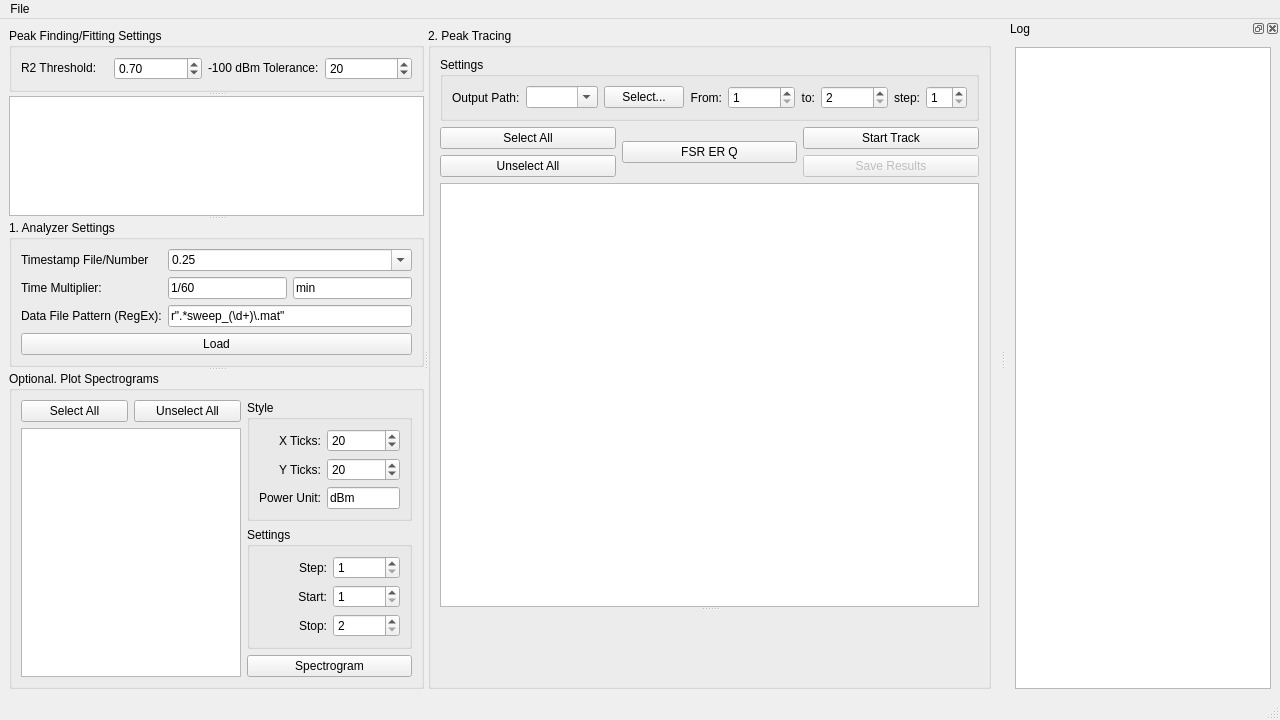
<?xml version="1.0" encoding="UTF-8"?>
<ui version="4.0">
 <class>RaMainWindow</class>
 <widget class="QMainWindow" name="RaMainWindow">
  <property name="geometry">
   <rect>
    <x>0</x>
    <y>0</y>
    <width>1280</width>
    <height>720</height>
   </rect>
  </property>
  <property name="minimumSize">
   <size>
    <width>1280</width>
    <height>720</height>
   </size>
  </property>
  <property name="windowTitle">
   <string>Retrospective Analysis</string>
  </property>
  <widget class="QWidget" name="centralwidget">
   <layout class="QHBoxLayout" name="horizontalLayout_5">
    <item>
     <widget class="QSplitter" name="splitter_3">
      <property name="orientation">
       <enum>Qt::Horizontal</enum>
      </property>
      <widget class="QSplitter" name="splitter">
       <property name="orientation">
        <enum>Qt::Vertical</enum>
       </property>
       <widget class="QGroupBox" name="thresholdSettingsGroupBox">
        <property name="sizePolicy">
         <sizepolicy hsizetype="Preferred" vsizetype="Fixed">
          <horstretch>0</horstretch>
          <verstretch>0</verstretch>
         </sizepolicy>
        </property>
        <property name="title">
         <string>Peak Finding/Fitting Settings</string>
        </property>
        <layout class="QHBoxLayout" name="horizontalLayout_4">
         <item>
          <widget class="QLabel" name="label_15">
           <property name="sizePolicy">
            <sizepolicy hsizetype="Preferred" vsizetype="Fixed">
             <horstretch>0</horstretch>
             <verstretch>0</verstretch>
            </sizepolicy>
           </property>
           <property name="text">
            <string>R2 Threshold:</string>
           </property>
          </widget>
         </item>
         <item>
          <widget class="QDoubleSpinBox" name="r2ThresholdDoubleSpinBox">
           <property name="maximum">
            <double>1.000000000000000</double>
           </property>
           <property name="singleStep">
            <double>0.010000000000000</double>
           </property>
           <property name="value">
            <double>0.700000000000000</double>
           </property>
          </widget>
         </item>
         <item>
          <widget class="QLabel" name="label_16">
           <property name="sizePolicy">
            <sizepolicy hsizetype="Preferred" vsizetype="Fixed">
             <horstretch>0</horstretch>
             <verstretch>0</verstretch>
            </sizepolicy>
           </property>
           <property name="text">
            <string>-100 dBm Tolerance:</string>
           </property>
          </widget>
         </item>
         <item>
          <widget class="QSpinBox" name="n100dBmToleranceSpinBox">
           <property name="maximum">
            <number>999999999</number>
           </property>
           <property name="value">
            <number>20</number>
           </property>
          </widget>
         </item>
        </layout>
       </widget>
       <widget class="QTreeView" name="treeView">
        <property name="enabled">
         <bool>true</bool>
        </property>
        <property name="sizePolicy">
         <sizepolicy hsizetype="Expanding" vsizetype="Expanding">
          <horstretch>0</horstretch>
          <verstretch>0</verstretch>
         </sizepolicy>
        </property>
        <property name="editTriggers">
         <set>QAbstractItemView::DoubleClicked|QAbstractItemView::SelectedClicked</set>
        </property>
        <property name="sortingEnabled">
         <bool>true</bool>
        </property>
       </widget>
       <widget class="QGroupBox" name="analyzerSettingsGroupBox">
        <property name="sizePolicy">
         <sizepolicy hsizetype="Preferred" vsizetype="Fixed">
          <horstretch>0</horstretch>
          <verstretch>0</verstretch>
         </sizepolicy>
        </property>
        <property name="title">
         <string>1. Analyzer Settings</string>
        </property>
        <layout class="QGridLayout" name="gridLayout">
         <item row="0" column="0">
          <widget class="QLabel" name="label_2">
           <property name="text">
            <string>Timestamp File/Number</string>
           </property>
          </widget>
         </item>
         <item row="0" column="1" colspan="2">
          <widget class="QComboBox" name="timeStampComboBox">
           <property name="toolTip">
            <string>csv timestamp file or a fix interval number</string>
           </property>
           <property name="editable">
            <bool>true</bool>
           </property>
           <property name="currentText">
            <string>0.25</string>
           </property>
          </widget>
         </item>
         <item row="1" column="0">
          <widget class="QLabel" name="label_3">
           <property name="text">
            <string>Time Multiplier:</string>
           </property>
          </widget>
         </item>
         <item row="1" column="1">
          <widget class="QLineEdit" name="timeMultiplierLineEdit">
           <property name="toolTip">
            <string>1/60 if convert from second to minute</string>
           </property>
           <property name="text">
            <string>1/60</string>
           </property>
          </widget>
         </item>
         <item row="1" column="2">
          <widget class="QLineEdit" name="timeUnitLineEdit">
           <property name="toolTip">
            <string>unit after conversion</string>
           </property>
           <property name="text">
            <string>min</string>
           </property>
          </widget>
         </item>
         <item row="2" column="0">
          <widget class="QLabel" name="label_6">
           <property name="text">
            <string>Data File Pattern (RegEx):</string>
           </property>
          </widget>
         </item>
         <item row="2" column="1" colspan="2">
          <widget class="QLineEdit" name="patternLineEdit">
           <property name="toolTip">
            <string>regular expression for sweep number matching. (match the number in &quot;()&quot;)</string>
           </property>
           <property name="text">
            <string>r&quot;.*sweep_(\d+)\.mat&quot;</string>
           </property>
          </widget>
         </item>
         <item row="3" column="0" colspan="3">
          <widget class="QPushButton" name="loadAnalyzerButton">
           <property name="text">
            <string>Load</string>
           </property>
          </widget>
         </item>
        </layout>
       </widget>
       <widget class="QGroupBox" name="plotSpectrogramsGroupBox">
        <property name="title">
         <string>Optional. Plot Spectrograms</string>
        </property>
        <layout class="QGridLayout" name="gridLayout_4">
         <item row="0" column="0" rowspan="4">
          <layout class="QVBoxLayout" name="verticalLayout_4">
           <item>
            <layout class="QHBoxLayout" name="horizontalLayout_3">
             <item>
              <widget class="QPushButton" name="spectrogramSelectAllButton">
               <property name="text">
                <string>Select All</string>
               </property>
              </widget>
             </item>
             <item>
              <widget class="QPushButton" name="spectrogramUnselectAllButton">
               <property name="text">
                <string>Unselect All</string>
               </property>
              </widget>
             </item>
            </layout>
           </item>
           <item>
            <widget class="QListWidget" name="powerListWidget"/>
           </item>
          </layout>
         </item>
         <item row="0" column="1">
          <widget class="QGroupBox" name="spectrogramStyleGroupBox">
           <property name="title">
            <string>Style</string>
           </property>
           <layout class="QGridLayout" name="gridLayout_2">
            <item row="1" column="0">
             <widget class="QLabel" name="label_5">
              <property name="text">
               <string>X Ticks:</string>
              </property>
              <property name="alignment">
               <set>Qt::AlignRight|Qt::AlignTrailing|Qt::AlignVCenter</set>
              </property>
             </widget>
            </item>
            <item row="1" column="1">
             <widget class="QSpinBox" name="xTicksSpinBox">
              <property name="toolTip">
               <string>number of ticks in x axis, cannot be smaller than file numbers</string>
              </property>
              <property name="value">
               <number>20</number>
              </property>
             </widget>
            </item>
            <item row="2" column="0">
             <widget class="QLabel" name="label_7">
              <property name="text">
               <string>Y Ticks:</string>
              </property>
              <property name="alignment">
               <set>Qt::AlignRight|Qt::AlignTrailing|Qt::AlignVCenter</set>
              </property>
             </widget>
            </item>
            <item row="2" column="1">
             <widget class="QSpinBox" name="yTicksSpinBox">
              <property name="toolTip">
               <string>number of tick in y axis</string>
              </property>
              <property name="minimum">
               <number>1</number>
              </property>
              <property name="value">
               <number>20</number>
              </property>
             </widget>
            </item>
            <item row="3" column="0">
             <widget class="QLabel" name="label_8">
              <property name="text">
               <string>Power Unit:</string>
              </property>
              <property name="alignment">
               <set>Qt::AlignRight|Qt::AlignTrailing|Qt::AlignVCenter</set>
              </property>
             </widget>
            </item>
            <item row="3" column="1">
             <widget class="QLineEdit" name="powerUnitLineEdit">
              <property name="toolTip">
               <string>the unit to display</string>
              </property>
              <property name="text">
               <string>dBm</string>
              </property>
             </widget>
            </item>
           </layout>
          </widget>
         </item>
         <item row="1" column="1">
          <widget class="QGroupBox" name="spectrogramSettingsGroupBox">
           <property name="title">
            <string>Settings</string>
           </property>
           <layout class="QGridLayout" name="gridLayout_3">
            <item row="0" column="0">
             <widget class="QLabel" name="label">
              <property name="text">
               <string>Step:</string>
              </property>
              <property name="alignment">
               <set>Qt::AlignRight|Qt::AlignTrailing|Qt::AlignVCenter</set>
              </property>
             </widget>
            </item>
            <item row="0" column="1">
             <widget class="QSpinBox" name="sampleStepSpinBox">
              <property name="toolTip">
               <string>sample once per [step] files</string>
              </property>
              <property name="minimum">
               <number>1</number>
              </property>
             </widget>
            </item>
            <item row="1" column="0">
             <widget class="QLabel" name="label_9">
              <property name="text">
               <string>Start:</string>
              </property>
              <property name="alignment">
               <set>Qt::AlignRight|Qt::AlignTrailing|Qt::AlignVCenter</set>
              </property>
             </widget>
            </item>
            <item row="1" column="1">
             <widget class="QSpinBox" name="sampleStartSpinBox">
              <property name="toolTip">
               <string>the start number (regardless of actual sweep number)</string>
              </property>
              <property name="minimum">
               <number>1</number>
              </property>
             </widget>
            </item>
            <item row="2" column="0">
             <widget class="QLabel" name="label_10">
              <property name="text">
               <string>Stop:</string>
              </property>
              <property name="alignment">
               <set>Qt::AlignRight|Qt::AlignTrailing|Qt::AlignVCenter</set>
              </property>
             </widget>
            </item>
            <item row="2" column="1">
             <widget class="QSpinBox" name="sampleStopSpinBox">
              <property name="toolTip">
               <string>the stop number (regardless of actual sweep number)</string>
              </property>
              <property name="minimum">
               <number>2</number>
              </property>
             </widget>
            </item>
           </layout>
          </widget>
         </item>
         <item row="2" column="1">
          <spacer name="verticalSpacer">
           <property name="orientation">
            <enum>Qt::Vertical</enum>
           </property>
           <property name="sizeHint" stdset="0">
            <size>
             <width>20</width>
             <height>10</height>
            </size>
           </property>
          </spacer>
         </item>
         <item row="3" column="1">
          <widget class="QPushButton" name="spectrogramButton">
           <property name="text">
            <string>Spectrogram</string>
           </property>
          </widget>
         </item>
        </layout>
       </widget>
      </widget>
      <widget class="QGroupBox" name="peakTracingGroupBox">
       <property name="sizePolicy">
        <sizepolicy hsizetype="Preferred" vsizetype="Preferred">
         <horstretch>4</horstretch>
         <verstretch>0</verstretch>
        </sizepolicy>
       </property>
       <property name="title">
        <string>2. Peak Tracing</string>
       </property>
       <layout class="QVBoxLayout" name="verticalLayout">
        <item>
         <widget class="QGroupBox" name="peakTracingSettingGroupBox">
          <property name="title">
           <string>Settings</string>
          </property>
          <layout class="QHBoxLayout" name="horizontalLayout_2">
           <item>
            <widget class="QLabel" name="label_11">
             <property name="text">
              <string>Output Path:</string>
             </property>
            </widget>
           </item>
           <item>
            <widget class="QComboBox" name="peakTracingOutputPathComboBox">
             <property name="toolTip">
              <string>where the output .mat files should be saved</string>
             </property>
             <property name="editable">
              <bool>true</bool>
             </property>
            </widget>
           </item>
           <item>
            <widget class="QPushButton" name="peakTracingOutputPathPushButton">
             <property name="text">
              <string>Select...</string>
             </property>
            </widget>
           </item>
           <item>
            <widget class="QLabel" name="label_12">
             <property name="text">
              <string>From:</string>
             </property>
             <property name="alignment">
              <set>Qt::AlignRight|Qt::AlignTrailing|Qt::AlignVCenter</set>
             </property>
            </widget>
           </item>
           <item>
            <widget class="QSpinBox" name="peakTracingStartSpinBox">
             <property name="minimum">
              <number>1</number>
             </property>
             <property name="maximum">
              <number>999999</number>
             </property>
            </widget>
           </item>
           <item>
            <widget class="QLabel" name="label_13">
             <property name="text">
              <string>to:</string>
             </property>
             <property name="alignment">
              <set>Qt::AlignRight|Qt::AlignTrailing|Qt::AlignVCenter</set>
             </property>
            </widget>
           </item>
           <item>
            <widget class="QSpinBox" name="peakTracingStopSpinBox">
             <property name="minimum">
              <number>2</number>
             </property>
             <property name="maximum">
              <number>999999</number>
             </property>
            </widget>
           </item>
           <item>
            <widget class="QLabel" name="label_14">
             <property name="text">
              <string>step:</string>
             </property>
             <property name="alignment">
              <set>Qt::AlignRight|Qt::AlignTrailing|Qt::AlignVCenter</set>
             </property>
            </widget>
           </item>
           <item>
            <widget class="QSpinBox" name="peakTracingStepSpinBox">
             <property name="minimum">
              <number>1</number>
             </property>
            </widget>
           </item>
          </layout>
         </widget>
        </item>
        <item>
         <layout class="QGridLayout" name="gridLayout_5">
          <item row="0" column="0">
           <widget class="QPushButton" name="peakTrackingSelectAllButton">
            <property name="text">
             <string>Select All</string>
            </property>
           </widget>
          </item>
          <item row="0" column="1" rowspan="2">
           <widget class="QPushButton" name="FSRERQButton">
            <property name="text">
             <string>FSR ER Q</string>
            </property>
           </widget>
          </item>
          <item row="0" column="2">
           <widget class="QPushButton" name="trackPeakButton">
            <property name="text">
             <string>Start Track</string>
            </property>
           </widget>
          </item>
          <item row="1" column="0">
           <widget class="QPushButton" name="peakTrackingUnselectAllButton">
            <property name="text">
             <string>Unselect All</string>
            </property>
           </widget>
          </item>
          <item row="1" column="2">
           <widget class="QPushButton" name="saveResultsButton">
            <property name="enabled">
             <bool>false</bool>
            </property>
            <property name="text">
             <string>Save Results</string>
            </property>
           </widget>
          </item>
         </layout>
        </item>
        <item>
         <widget class="QSplitter" name="splitter_2">
          <property name="orientation">
           <enum>Qt::Vertical</enum>
          </property>
          <widget class="QListWidget" name="peakTrackerPowerListWidget">
           <property name="sizePolicy">
            <sizepolicy hsizetype="Expanding" vsizetype="Maximum">
             <horstretch>0</horstretch>
             <verstretch>0</verstretch>
            </sizepolicy>
           </property>
          </widget>
          <widget class="QWidget" name="peakTrackerWidget" native="true"/>
         </widget>
        </item>
       </layout>
      </widget>
     </widget>
    </item>
   </layout>
  </widget>
  <widget class="QMenuBar" name="menubar">
   <property name="geometry">
    <rect>
     <x>0</x>
     <y>0</y>
     <width>1280</width>
     <height>42</height>
    </rect>
   </property>
   <widget class="QMenu" name="menuFile">
    <property name="title">
     <string>File</string>
    </property>
    <addaction name="actionOpen"/>
   </widget>
   <addaction name="menuFile"/>
  </widget>
  <widget class="QStatusBar" name="statusbar"/>
  <widget class="QDockWidget" name="logDockWidget">
   <property name="windowTitle">
    <string>Log</string>
   </property>
   <attribute name="dockWidgetArea">
    <number>2</number>
   </attribute>
   <widget class="QWidget" name="dockWidgetContents">
    <layout class="QHBoxLayout" name="horizontalLayout">
     <item>
      <widget class="QTextBrowser" name="textBrowser">
       <property name="font">
        <font>
         <family>Cascadia Mono</family>
        </font>
       </property>
      </widget>
     </item>
    </layout>
   </widget>
  </widget>
  <action name="actionOpen">
   <property name="text">
    <string>Open Folder</string>
   </property>
   <property name="shortcut">
    <string>Ctrl+O</string>
   </property>
  </action>
 </widget>
 <resources/>
 <connections>
  <connection>
   <sender>actionOpen</sender>
   <signal>triggered()</signal>
   <receiver>RaMainWindow</receiver>
   <slot>slot_open_clicked()</slot>
   <hints>
    <hint type="sourcelabel">
     <x>-1</x>
     <y>-1</y>
    </hint>
    <hint type="destinationlabel">
     <x>709</x>
     <y>443</y>
    </hint>
   </hints>
  </connection>
  <connection>
   <sender>treeView</sender>
   <signal>clicked(QModelIndex)</signal>
   <receiver>RaMainWindow</receiver>
   <slot>slot_file_changed(QModelIndex)</slot>
   <hints>
    <hint type="sourcelabel">
     <x>179</x>
     <y>243</y>
    </hint>
    <hint type="destinationlabel">
     <x>709</x>
     <y>443</y>
    </hint>
   </hints>
  </connection>
  <connection>
   <sender>treeView</sender>
   <signal>activated(QModelIndex)</signal>
   <receiver>RaMainWindow</receiver>
   <slot>slot_file_changed(QModelIndex)</slot>
   <hints>
    <hint type="sourcelabel">
     <x>70</x>
     <y>243</y>
    </hint>
    <hint type="destinationlabel">
     <x>709</x>
     <y>443</y>
    </hint>
   </hints>
  </connection>
  <connection>
   <sender>trackPeakButton</sender>
   <signal>clicked()</signal>
   <receiver>RaMainWindow</receiver>
   <slot>slot_track_peak()</slot>
   <hints>
    <hint type="sourcelabel">
     <x>830</x>
     <y>108</y>
    </hint>
    <hint type="destinationlabel">
     <x>639</x>
     <y>359</y>
    </hint>
   </hints>
  </connection>
  <connection>
   <sender>saveResultsButton</sender>
   <signal>clicked()</signal>
   <receiver>RaMainWindow</receiver>
   <slot>slot_save_results()</slot>
   <hints>
    <hint type="sourcelabel">
     <x>981</x>
     <y>108</y>
    </hint>
    <hint type="destinationlabel">
     <x>639</x>
     <y>359</y>
    </hint>
   </hints>
  </connection>
  <connection>
   <sender>peakTrackingSelectAllButton</sender>
   <signal>clicked()</signal>
   <receiver>RaMainWindow</receiver>
   <slot>slot_peak_tracking_select_all()</slot>
   <hints>
    <hint type="sourcelabel">
     <x>527</x>
     <y>108</y>
    </hint>
    <hint type="destinationlabel">
     <x>639</x>
     <y>359</y>
    </hint>
   </hints>
  </connection>
  <connection>
   <sender>peakTrackingUnselectAllButton</sender>
   <signal>clicked()</signal>
   <receiver>RaMainWindow</receiver>
   <slot>slot_peak_tracking_unselect_all()</slot>
   <hints>
    <hint type="sourcelabel">
     <x>678</x>
     <y>108</y>
    </hint>
    <hint type="destinationlabel">
     <x>639</x>
     <y>359</y>
    </hint>
   </hints>
  </connection>
  <connection>
   <sender>peakTracingOutputPathPushButton</sender>
   <signal>clicked()</signal>
   <receiver>RaMainWindow</receiver>
   <slot>slot_peak_tracking_select_output_path()</slot>
   <hints>
    <hint type="sourcelabel">
     <x>877</x>
     <y>99</y>
    </hint>
    <hint type="destinationlabel">
     <x>639</x>
     <y>359</y>
    </hint>
   </hints>
  </connection>
  <connection>
   <sender>peakTracingStartSpinBox</sender>
   <signal>valueChanged(int)</signal>
   <receiver>RaMainWindow</receiver>
   <slot>slot_peak_tracking_on_start_spinbox_change(int)</slot>
   <hints>
    <hint type="sourcelabel">
     <x>754</x>
     <y>99</y>
    </hint>
    <hint type="destinationlabel">
     <x>639</x>
     <y>359</y>
    </hint>
   </hints>
  </connection>
  <connection>
   <sender>peakTracingStopSpinBox</sender>
   <signal>valueChanged(int)</signal>
   <receiver>RaMainWindow</receiver>
   <slot>slot_peak_tracking_on_stop_spinbox_change(int)</slot>
   <hints>
    <hint type="sourcelabel">
     <x>931</x>
     <y>99</y>
    </hint>
    <hint type="destinationlabel">
     <x>639</x>
     <y>359</y>
    </hint>
   </hints>
  </connection>
  <connection>
   <sender>FSRERQButton</sender>
   <signal>clicked()</signal>
   <receiver>RaMainWindow</receiver>
   <slot>slot_fsr_er_q()</slot>
   <hints>
    <hint type="sourcelabel">
     <x>666</x>
     <y>155</y>
    </hint>
    <hint type="destinationlabel">
     <x>639</x>
     <y>359</y>
    </hint>
   </hints>
  </connection>
  <connection>
   <sender>spectrogramSelectAllButton</sender>
   <signal>clicked()</signal>
   <receiver>RaMainWindow</receiver>
   <slot>slot_spectrogram_select_all()</slot>
   <hints>
    <hint type="sourcelabel">
     <x>87</x>
     <y>442</y>
    </hint>
    <hint type="destinationlabel">
     <x>639</x>
     <y>359</y>
    </hint>
   </hints>
  </connection>
  <connection>
   <sender>sampleStartSpinBox</sender>
   <signal>valueChanged(int)</signal>
   <receiver>RaMainWindow</receiver>
   <slot>slot_spectrogram_on_start_spinbox_change(int)</slot>
   <hints>
    <hint type="sourcelabel">
     <x>325</x>
     <y>574</y>
    </hint>
    <hint type="destinationlabel">
     <x>639</x>
     <y>359</y>
    </hint>
   </hints>
  </connection>
  <connection>
   <sender>spectrogramUnselectAllButton</sender>
   <signal>clicked()</signal>
   <receiver>RaMainWindow</receiver>
   <slot>slot_spectrogram_unselect_all()</slot>
   <hints>
    <hint type="sourcelabel">
     <x>206</x>
     <y>442</y>
    </hint>
    <hint type="destinationlabel">
     <x>639</x>
     <y>359</y>
    </hint>
   </hints>
  </connection>
  <connection>
   <sender>loadAnalyzerButton</sender>
   <signal>clicked()</signal>
   <receiver>RaMainWindow</receiver>
   <slot>slot_load_analyzer()</slot>
   <hints>
    <hint type="sourcelabel">
     <x>353</x>
     <y>374</y>
    </hint>
    <hint type="destinationlabel">
     <x>639</x>
     <y>359</y>
    </hint>
   </hints>
  </connection>
  <connection>
   <sender>sampleStopSpinBox</sender>
   <signal>valueChanged(int)</signal>
   <receiver>RaMainWindow</receiver>
   <slot>slot_spectrogram_on_stop_spinbox_change(int)</slot>
   <hints>
    <hint type="sourcelabel">
     <x>325</x>
     <y>600</y>
    </hint>
    <hint type="destinationlabel">
     <x>639</x>
     <y>359</y>
    </hint>
   </hints>
  </connection>
  <connection>
   <sender>spectrogramButton</sender>
   <signal>clicked()</signal>
   <receiver>RaMainWindow</receiver>
   <slot>slot_plot_spectrogram()</slot>
   <hints>
    <hint type="sourcelabel">
     <x>354</x>
     <y>671</y>
    </hint>
    <hint type="destinationlabel">
     <x>639</x>
     <y>359</y>
    </hint>
   </hints>
  </connection>
 </connections>
 <slots>
  <slot>slot_open_clicked()</slot>
  <slot>slot_file_changed(QModelIndex)</slot>
  <slot>slot_load_analyzer()</slot>
  <slot>slot_plot_spectrogram()</slot>
  <slot>slot_track_peak()</slot>
  <slot>slot_save_results()</slot>
  <slot>slot_peak_tracking_select_all()</slot>
  <slot>slot_peak_tracking_unselect_all()</slot>
  <slot>slot_spectrogram_select_all()</slot>
  <slot>slot_spectrogram_unselect_all()</slot>
  <slot>slot_spectrogram_on_stop_spinbox_change(int)</slot>
  <slot>slot_spectrogram_on_start_spinbox_change(int)</slot>
  <slot>slot_peak_tracking_select_output_path()</slot>
  <slot>slot_peak_tracking_on_start_spinbox_change(int)</slot>
  <slot>slot_peak_tracking_on_stop_spinbox_change(int)</slot>
  <slot>slot_fsr_er_q()</slot>
 </slots>
</ui>
